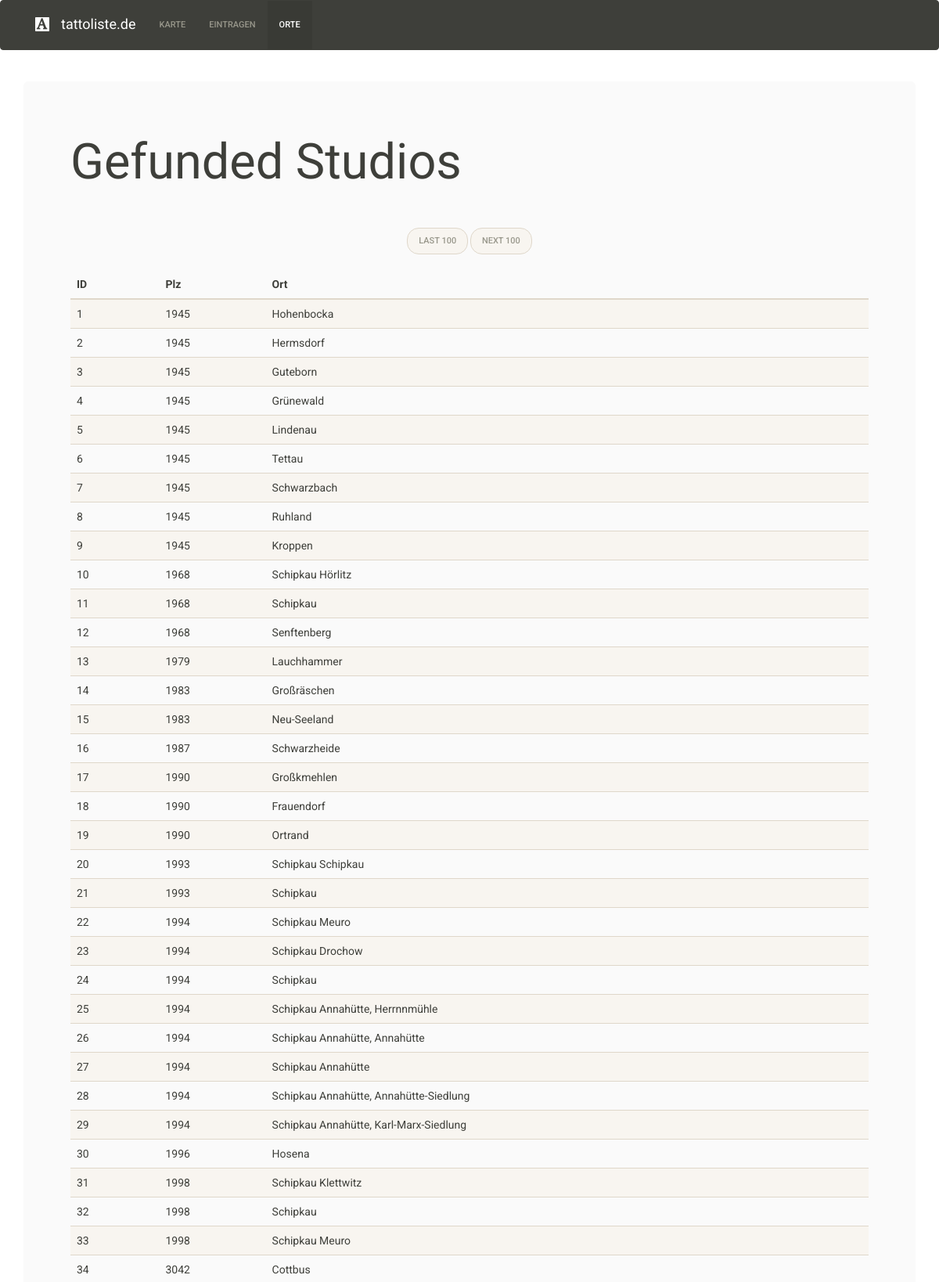
The app's page /locations.php (upper part) with its own data.
### tables this page shows
CREATE TABLE `locations` (
  `id` int(11) NOT NULL AUTO_INCREMENT,
  `zip_code` int(11) NOT NULL,
  `location_name` varchar(150) NOT NULL,
  `state` int(11) NOT NULL,
  PRIMARY KEY (`id`),
  UNIQUE KEY `id_UNIQUE` (`id`),
  KEY `state_id_idx` (`state`),
  CONSTRAINT `state_id` FOREIGN KEY (`state`) REFERENCES `states` (`id`) ON DELETE NO ACTION ON UPDATE NO ACTION
);

### locations.php (the view, shortened to what this page needs)
<!DOCTYPE html>
<html lang="en">
<head>
    <link rel="stylesheet" href="./bootstrap/css/bootstrap.min.css">
    <link rel="stylesheet" href="./css/style.css">
</head>
<?php include 'nav.php';?>
<div class="container-fluid">
    <div class="row">
        <div class="container">
            <br />
            <div class="jumbotron">
                <h1 class="center-block">Gefunded Studios</h1>
                <br />
                <ul class="pager">
                    <li><a href="locations.php?offset=<?php echo offset_minus(); ?>">Last 100</a></li>
                    <li><a href="locations.php?offset=<?php echo offset_plus(); ?>">Next 100</a></li>
                </ul>
                <table class="table table-striped table-hover">
                    <thead>
                    <tr>
                        <th>ID</th>
                        <th>Plz</th>
                        <th>Ort</th>
                    </tr>
                    </thead>
                    <?php
                    if(isset($_GET['offset'])) {
                        location($_GET['offset']);
                    } else {
                        location("");
                    }
                    ?>
                </table>
            </div>
        </div>
    </div>
</div>
<?php function location($offset) {
    $servername = "localhost";
    $username = "mio";
    $password = "";
    $dbname = "tattooliste";
    $conn = new mysqli($servername, $username, $password, $dbname);
    $conn->set_charset("utf8");
    if ($offset !== '') {
        $sql_query = "SELECT * FROM locations LIMIT 100 OFFSET ?";
        $sql = $conn->prepare($sql_query);
        $sql->bind_param('i', $offset);;
    } else {
        $sql_query = "SELECT * FROM locations LIMIT 100";
        $sql = $conn->prepare($sql_query);
    }
    $sql->execute();
    $result = $sql->get_result();
    while($row = mysqli_fetch_assoc($result)) {
        echo "<tr><td>" . $row["id"] . "</td><td>" .$row["zip_code"] . "</td><td>" . $row["location_name"] . "</td></tr>";
    }
}
function offset_plus() {
    if(isset($_GET['offset'])) {
        return $_GET['offset'] + 100;
    } else {
        return "100";
    }
}
function offset_minus() {
    if(isset($_GET['offset']) && $_GET['offset'] != '0') {
        return $_GET['offset'] - 100;
    } else {
        return "0";
    }
}
?>

### nav.php
<nav class="navbar navbar-default">
    <div class="container">
        <div id="navbar-header" class="collapse navbar-collapse">
            <a class="navbar-brand" href="#"><span class="glyphicon glyphicon-text-background"></span></a>
            <a class="navbar-brand" href="#">tattoliste.de</a>
            <?php Navigation() ?>
        </div>
    </div>
</nav>
<?php function Navigation(){
    $base = basename($_SERVER['PHP_SELF']);
    $rows = file('database.txt');
    echo '<ul class="nav navbar-nav">';
    foreach($rows as $row) {
        $nav = explode(":", $row);
        $page = trim($nav[0]);
        $link = trim($nav[1]);
        if($link == $base) {
            echo '<li class="active"><a>' . $page . '</a></li>';
        } else {
            echo '<li><a href="' . $link . '">' . $page . '</a></li>';
        }
    }
    echo '</ul>';
}?>

### css/style.css (style rules this page uses)
.jumbotron { background-color: #fafafa; }
html { position: relative; min-height: 100%; }

### records on screen
locations: id "1", zip_code "1945", location_name "Hohenbocka"
locations: id "2", zip_code "1945", location_name "Hermsdorf"
locations: id "3", zip_code "1945", location_name "Guteborn"
locations: id "4", zip_code "1945", location_name "Grünewald"
locations: id "5", zip_code "1945", location_name "Lindenau"
locations: id "6", zip_code "1945", location_name "Tettau"
locations: id "7", zip_code "1945", location_name "Schwarzbach"
locations: id "8", zip_code "1945", location_name "Ruhland"
locations: id "9", zip_code "1945", location_name "Kroppen"
locations: id "10", zip_code "1968", location_name "Schipkau Hörlitz"
locations: id "11", zip_code "1968", location_name "Schipkau"
locations: id "12", zip_code "1968", location_name "Senftenberg"
locations: id "13", zip_code "1979", location_name "Lauchhammer"
locations: id "14", zip_code "1983", location_name "Großräschen"
locations: id "15", zip_code "1983", location_name "Neu-Seeland"
locations: id "16", zip_code "1987", location_name "Schwarzheide"
locations: id "17", zip_code "1990", location_name "Großkmehlen"
locations: id "18", zip_code "1990", location_name "Frauendorf"
locations: id "19", zip_code "1990", location_name "Ortrand"
locations: id "20", zip_code "1993", location_name "Schipkau Schipkau"
locations: id "21", zip_code "1993", location_name "Schipkau"
locations: id "22", zip_code "1994", location_name "Schipkau Meuro"
locations: id "23", zip_code "1994", location_name "Schipkau Drochow"
locations: id "24", zip_code "1994", location_name "Schipkau"
locations: id "25", zip_code "1994", location_name "Schipkau Annahütte, Herrnnmühle"
locations: id "26", zip_code "1994", location_name "Schipkau Annahütte, Annahütte"
locations: id "27", zip_code "1994", location_name "Schipkau Annahütte"
locations: id "28", zip_code "1994", location_name "Schipkau Annahütte, Annahütte-Siedlung"
locations: id "29", zip_code "1994", location_name "Schipkau Annahütte, Karl-Marx-Siedlung"
locations: id "30", zip_code "1996", location_name "Hosena"
locations: id "31", zip_code "1998", location_name "Schipkau Klettwitz"
locations: id "32", zip_code "1998", location_name "Schipkau"
locations: id "33", zip_code "1998", location_name "Schipkau Meuro"
locations: id "34", zip_code "3042", location_name "Cottbus"

### other values on screen
$page "KARTE"
$page "EINTRAGEN"
$page "ORTE"
